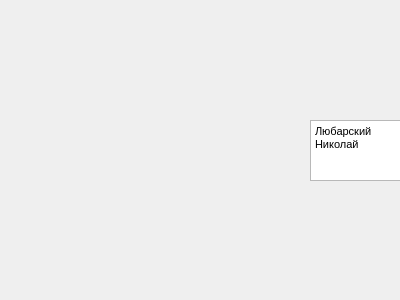
<?xml version="1.0" encoding="UTF-8"?>
<ui version="4.0">
 <class>auth</class>
 <widget class="QDialog" name="auth">
  <property name="geometry">
   <rect>
    <x>0</x>
    <y>0</y>
    <width>400</width>
    <height>300</height>
   </rect>
  </property>
  <property name="windowTitle">
   <string>Информация об авторах</string>
  </property>
  <widget class="QLabel" name="label">
   <property name="geometry">
    <rect>
     <x>-100</x>
     <y>-10</y>
     <width>511</width>
     <height>581</height>
    </rect>
   </property>
   <property name="text">
    <string/>
   </property>
   <property name="pixmap">
    <pixmap>C:/Users/dim/Downloads/1292780.jpg</pixmap>
   </property>
  </widget>
  <widget class="QTextEdit" name="textEdit">
   <property name="geometry">
    <rect>
     <x>310</x>
     <y>120</y>
     <width>91</width>
     <height>61</height>
    </rect>
   </property>
   <property name="html">
    <string>&lt;!DOCTYPE HTML PUBLIC &quot;-//W3C//DTD HTML 4.0//EN&quot; &quot;http://www.w3.org/TR/REC-html40/strict.dtd&quot;&gt;
&lt;html&gt;&lt;head&gt;&lt;meta name=&quot;qrichtext&quot; content=&quot;1&quot; /&gt;&lt;style type=&quot;text/css&quot;&gt;
p, li { white-space: pre-wrap; }
&lt;/style&gt;&lt;/head&gt;&lt;body style=&quot; font-family:'MS Shell Dlg 2'; font-size:8.25pt; font-weight:400; font-style:normal;&quot;&gt;
&lt;p style=&quot; margin-top:0px; margin-bottom:0px; margin-left:0px; margin-right:0px; -qt-block-indent:0; text-indent:0px;&quot;&gt;Любарский Николай&lt;/p&gt;&lt;/body&gt;&lt;/html&gt;</string>
   </property>
  </widget>
 </widget>
 <resources/>
 <connections/>
</ui>
